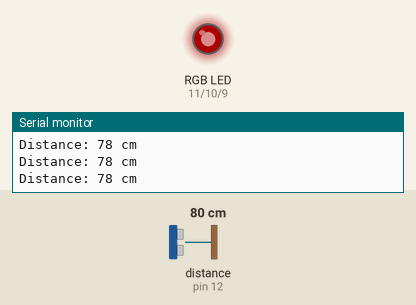
Recording of a sketch running on a simulated Arduino Uno, built with avr-gcc and run on an emulated ATmega328P. On the bench: an RGB LED mixed from three pins (HIGH = lit), the last lines printed to the serial monitor. Wiring (inferred from the names in the program): ultrasonic range finder: trigger pin 13; echo pin 12. The inputs (shaded band) are chosen by the test bench; at power-on: distance to the obstacle (sensor on pin 12) 80 cm. The echo pulse lasts 58.3 µs per cm; dim RGB values are drawn brighter than linear; pins used as bus, display or sensor lines are not drawn.

Above: at 1.2 s.
1.3 s: distance to the obstacle (sensor on pin 12) set to 97 cm
2.9 s: distance to the obstacle (sensor on pin 12) set to 108 cm
At 4.0 s:
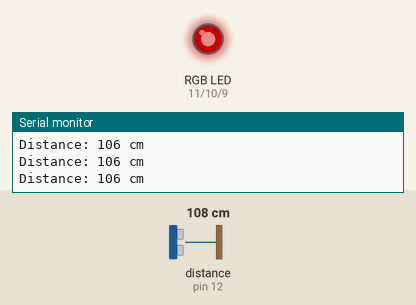
4.8 s: distance to the obstacle (sensor on pin 12) set to 149 cm
6.3 s: distance to the obstacle (sensor on pin 12) set to 157 cm
At 7.5 s:
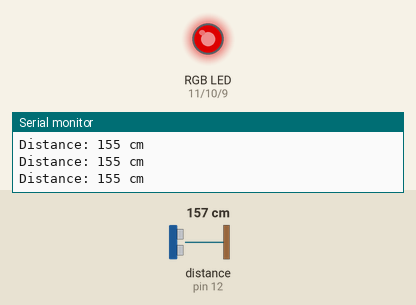
8.1 s: distance to the obstacle (sensor on pin 12) set to 2 cm
At 9.2 s:
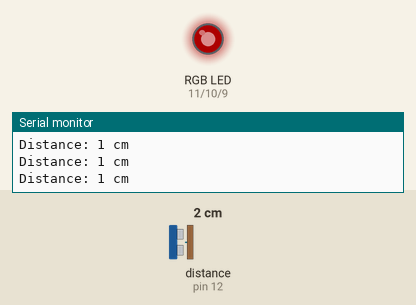
9.9 s: distance to the obstacle (sensor on pin 12) set to 120 cm
At 11.7 s:
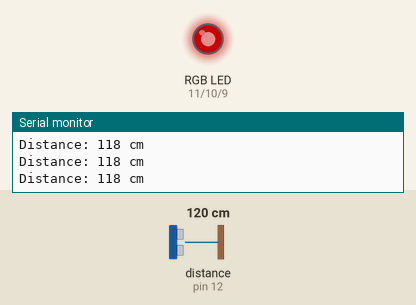
Timing chart, 0 to 12.7 s (numbered marks = the images above; inputs shaded):
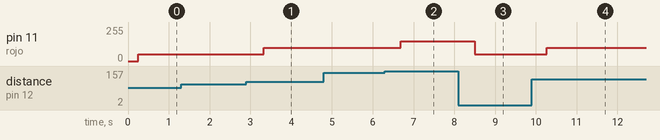

Measured:
- the behaviour switches between 102 and 103 cm on distance to the obstacle (sensor on pin 12) (found by bisection; images 0 and 1)
- the behaviour switches between 152 and 153 cm on distance to the obstacle (sensor on pin 12) (found by bisection; images 1 and 2)
- after the input at 2.9 s, pin 11 (rojo): 50/255 → 100/255 after 0.43 s
- after the input at 6.3 s, pin 11 (rojo): 100/255 → 150/255 after 0.39 s
- after the input at 8.1 s, pin 11 (rojo): 150/255 → 50/255 after 0.40 s
- after the input at 9.9 s, pin 11 (rojo): 50/255 → 100/255 after 0.36 s

The sketch:

tp_1_91.ino
```cpp
#define verde 10
#define azul 9
#define rojo 11
#define trigPin  13
#define echoPin  12
long duration, cm;

void setup() {
  Serial.begin (9600);
  pinMode(trigPin, OUTPUT);
  pinMode(echoPin, INPUT);
}

void loop()
{
  digitalWrite(trigPin, LOW);
  delayMicroseconds(5);
  digitalWrite(trigPin, HIGH);
  delayMicroseconds(10);
  digitalWrite(trigPin, LOW);

  duration = pulseIn(echoPin, HIGH);


  cm= duration*0.034/2;
  Serial.print("Distance: ");
  Serial.print(cm);
  Serial.println(" cm");

  delay(250);
    if(cm < 100)
  {
    analogWrite(verde, LOW);
    analogWrite(rojo, 50);
    analogWrite(azul, LOW);

  }
  if(cm > 100 && cm < 150)
  {
    analogWrite(verde,	LOW);
    analogWrite(rojo, 100);
    analogWrite(azul, LOW);
  }
  if(cm > 150 && cm < 250)
  {
    analogWrite(verde, LOW);
    analogWrite(rojo, 150);
    analogWrite(azul, LOW);
  }
    if(cm > 250)
  {
    analogWrite(verde, LOW);
    analogWrite(rojo, LOW);
    analogWrite(azul, LOW);
  }
}
```
